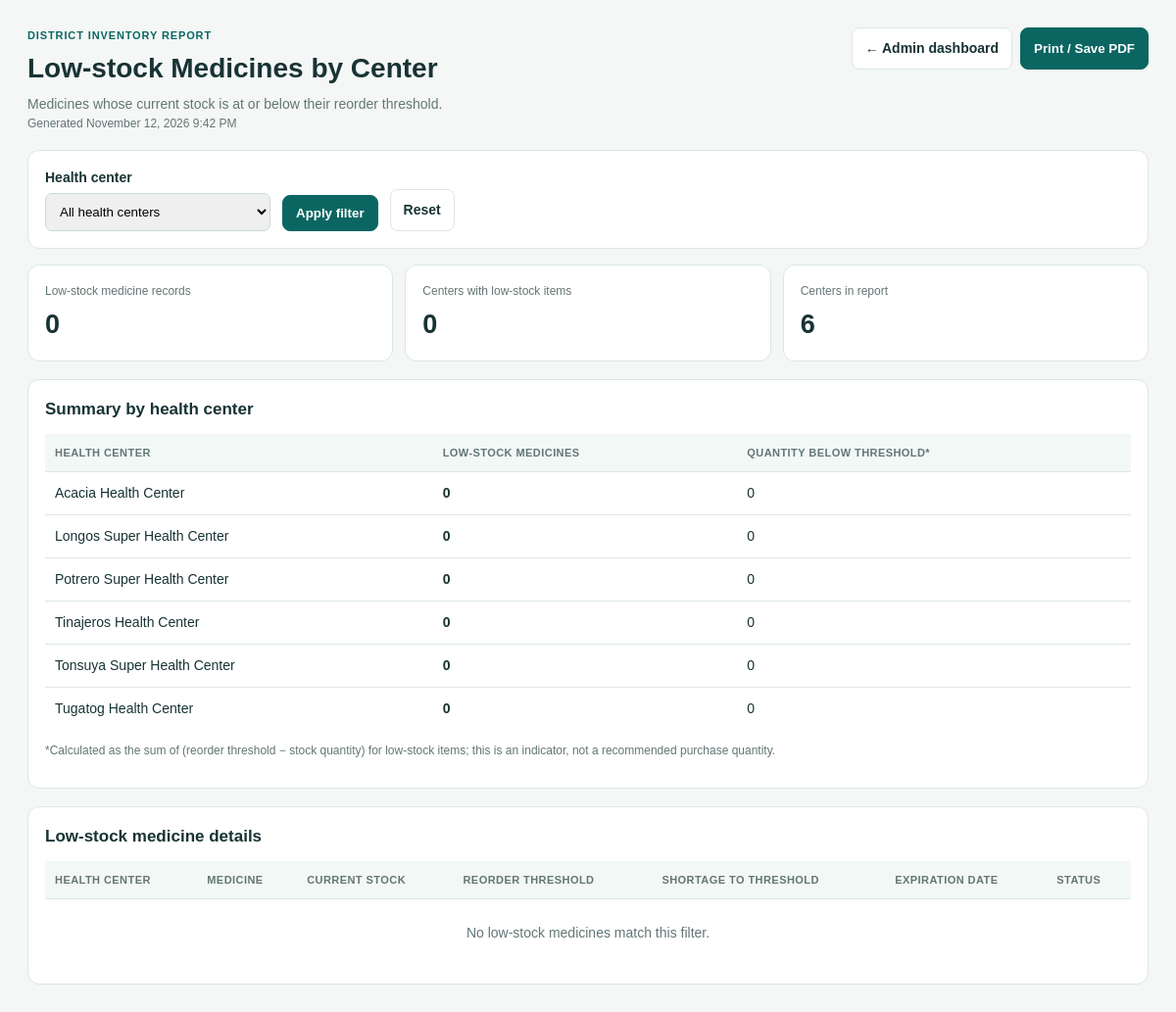
Page /low_stock_medicines_by_center_report.php (signed in) on the committed database.
### tables this page shows
CREATE TABLE `health_centers` (
  `id` int NOT NULL AUTO_INCREMENT,
  `name` varchar(150) NOT NULL,
  `address` varchar(255) DEFAULT NULL,
  `contact_number` varchar(30) DEFAULT NULL,
  `operating_hours` varchar(255) DEFAULT NULL,
  PRIMARY KEY (`id`)
);

### low_stock_medicines_by_center_report.php (the view, shortened to what this page needs)
<?php
require_once __DIR__ . '/auth_check.php';
function h($value): string { return htmlspecialchars((string)$value, ENT_QUOTES, 'UTF-8'); }
$summarySql = "SELECT hc.id, hc.name,
    COUNT(m.id) AS medicine_count,
    COALESCE(SUM(CASE WHEN m.id IS NOT NULL THEN GREATEST(m.reorder_threshold - m.stock_quantity, 0) ELSE 0 END), 0) AS units_below_threshold
    FROM health_centers hc
    LEFT JOIN medicines m ON m.health_center_id = hc.id AND m.stock_quantity <= m.reorder_threshold";
$summarySql .= " GROUP BY hc.id, hc.name ORDER BY medicine_count DESC, hc.name ASC";
$stmt = $conn->prepare($summarySql);
$stmt->execute();
$summaryResult = $stmt->get_result();
$summary = [];
while ($row = $summaryResult->fetch_assoc()) $summary[] = $row;
$details = [];
$totalLow = count($details);
$totalCenters = 0;
$generatedAt = date('F j, Y g:i A');
?>
<!doctype html>
<html lang="en">
<head>
</head>
<body><main class="wrap">
<div class="top"><div><div class="eyebrow">District inventory report</div><h1>Low-stock Medicines by Center</h1><div class="muted">Medicines whose current stock is at or below their reorder threshold.</div><div class="small">Generated <?=h($generatedAt)?></div></div><div class="actions"><a class="btn" href="admin_dashboard.php">← Admin dashboard</a><button class="btn primary" onclick="window.print()">Print / Save PDF</button></div></div>
<section class="filters no-print"><form method="get"><div><label for="center">Health center</label><select id="center" name="center"><option value="">All health centers</option></select></div><button class="btn primary" type="submit">Apply filter</button><a class="btn" href="low_stock_medicines_by_center_report.php">Reset</a></form></section>
<section class="stats"><div class="stat"><span>Low-stock medicine records</span><strong><?=number_format($totalLow)?></strong></div><div class="stat"><span>Centers with low-stock items</span><strong><?=number_format($totalCenters)?></strong></div><div class="stat"><span>Centers in report</span><strong><?=number_format(count($summary))?></strong></div></section>
<section class="card"><h2>Summary by health center</h2><div class="table-wrap"><table><thead><tr><th>Health center</th><th>Low-stock medicines</th><th>Quantity below threshold*</th></tr></thead><tbody><?php if(!$summary): ?><tr><td colspan="3" class="empty">No health centers found.</td></tr><?php else: foreach($summary as $s): ?><tr><td><?=h($s['name'])?></td><td><strong><?=number_format((int)$s['medicine_count'])?></strong></td><td><?=number_format((int)$s['units_below_threshold'])?></td></tr><?php endforeach; endif;?></tbody></table></div><p class="small">*Calculated as the sum of (reorder threshold − stock quantity) for low-stock items; this is an indicator, not a recommended purchase quantity.</p></section>
<section class="card"><h2>Low-stock medicine details</h2><div class="table-wrap"><table><thead><tr><th>Health center</th><th>Medicine</th><th>Current stock</th><th>Reorder threshold</th><th>Shortage to threshold</th><th>Expiration date</th><th>Status</th></tr></thead><tbody><?php if(!$details): ?><tr><td colspan="7" class="empty">No low-stock medicines match this filter.</td></tr><?php endif;?></tbody></table></div></section>
</main></body></html>

### low_stock_medicines_by_center_report.php (style rules this page uses)
:root { --ink:#183334;--muted:#637675;--teal:#0b6662;--line:#dce7e4;--pale:#f2f8f6;--warn:#fff1d7;--danger:#ffe5e3 }
* { box-sizing:border-box }
body { margin:0;background:#f4f7f6;color:var(--ink);font:14px/1.5 Arial,sans-serif }
.wrap { max-width:1180px;margin:28px auto;padding:0 18px }
.top { display:flex;justify-content:space-between;align-items:flex-start;gap:16px;flex-wrap:wrap }
.eyebrow { color:var(--teal);font-weight:700;text-transform:uppercase;letter-spacing:.08em;font-size:11px }
h1 { margin:4px 0 5px;font-size:28px }
.muted { color:var(--muted) }
.actions { display:flex;gap:8px;flex-wrap:wrap }
.btn { border:1px solid var(--line);border-radius:8px;padding:10px 13px;background:#fff;color:var(--ink);text-decoration:none;cursor:pointer;font-weight:700 }
.primary { background:var(--teal);border-color:var(--teal);color:white }
.filters,.card { background:white;border:1px solid var(--line);border-radius:12px;padding:17px;margin-top:18px }
.filters form { display:flex;align-items:end;gap:12px;flex-wrap:wrap }
.filters label { display:block;font-weight:700;margin-bottom:5px }
.filters select { min-width:230px;padding:10px;border:1px solid #cbdad6;border-radius:7px }
.stats { display:grid;grid-template-columns:repeat(3,minmax(0,1fr));gap:12px;margin-top:16px }
.stat { background:white;border:1px solid var(--line);border-radius:12px;padding:17px }
.stat span { display:block;color:var(--muted);font-size:12px }
.stat strong { display:block;font-size:27px;margin-top:5px }
.card h2 { font-size:17px;margin:0 0 12px }
table { width:100%;border-collapse:collapse }
th,td { text-align:left;padding:11px 10px;border-bottom:1px solid var(--line);vertical-align:top }
th { font-size:11px;text-transform:uppercase;letter-spacing:.04em;color:var(--muted);background:var(--pale) }
tr:last-child td { border-bottom:0 }
.empty { text-align:center;padding:24px;color:var(--muted) }
.table-wrap { overflow-x:auto }
.small { font-size:12px;color:var(--muted) }

### rows in the picture
health_centers: name "Acacia Health Center", medicine_count "0", units_below_threshold "0"
health_centers: name "Longos Super Health Center", medicine_count "0", units_below_threshold "0"
health_centers: name "Potrero Super Health Center", medicine_count "0", units_below_threshold "0"
health_centers: name "Tinajeros Health Center", medicine_count "0", units_below_threshold "0"
health_centers: name "Tonsuya Super Health Center", medicine_count "0", units_below_threshold "0"
health_centers: name "Tugatog Health Center", medicine_count "0", units_below_threshold "0"

### other values in the picture
$totalLow "0"
$totalCenters "0"
count($summary) "6"
